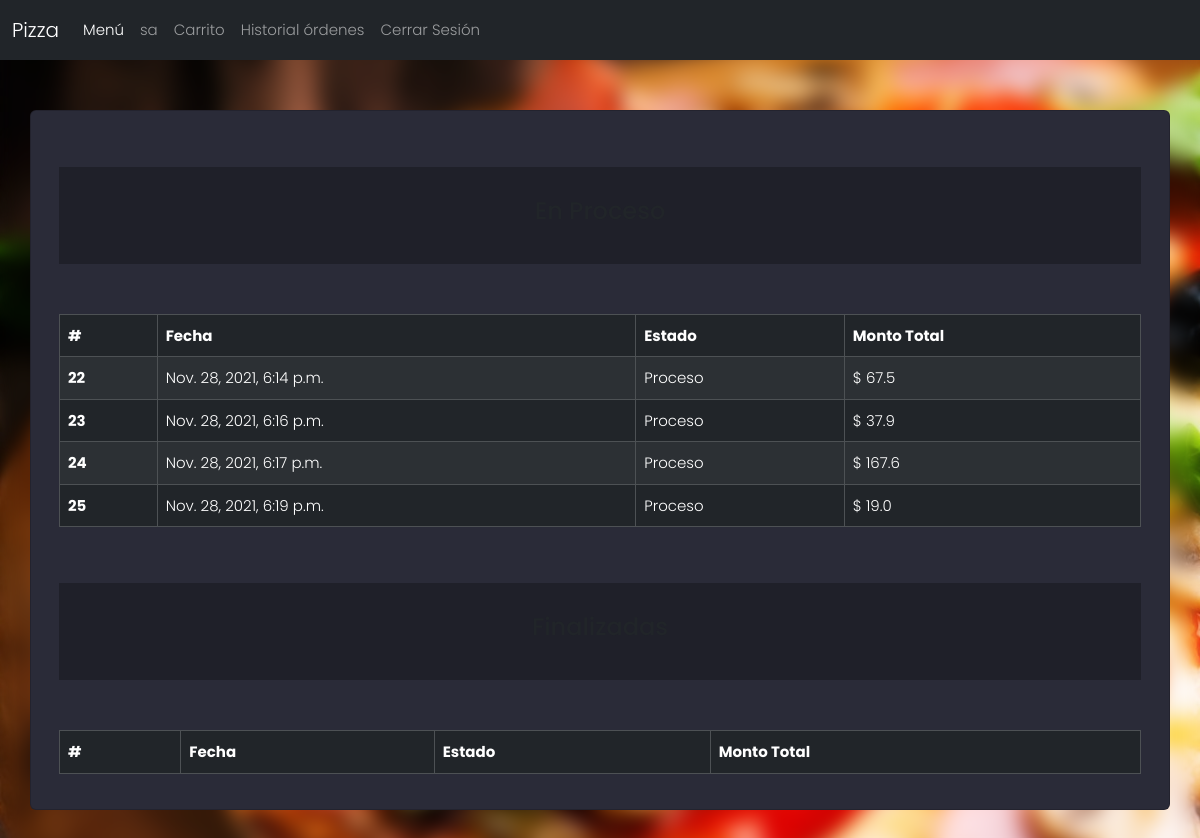
/history/ (signed in), run on an earlier commit of the app's database.
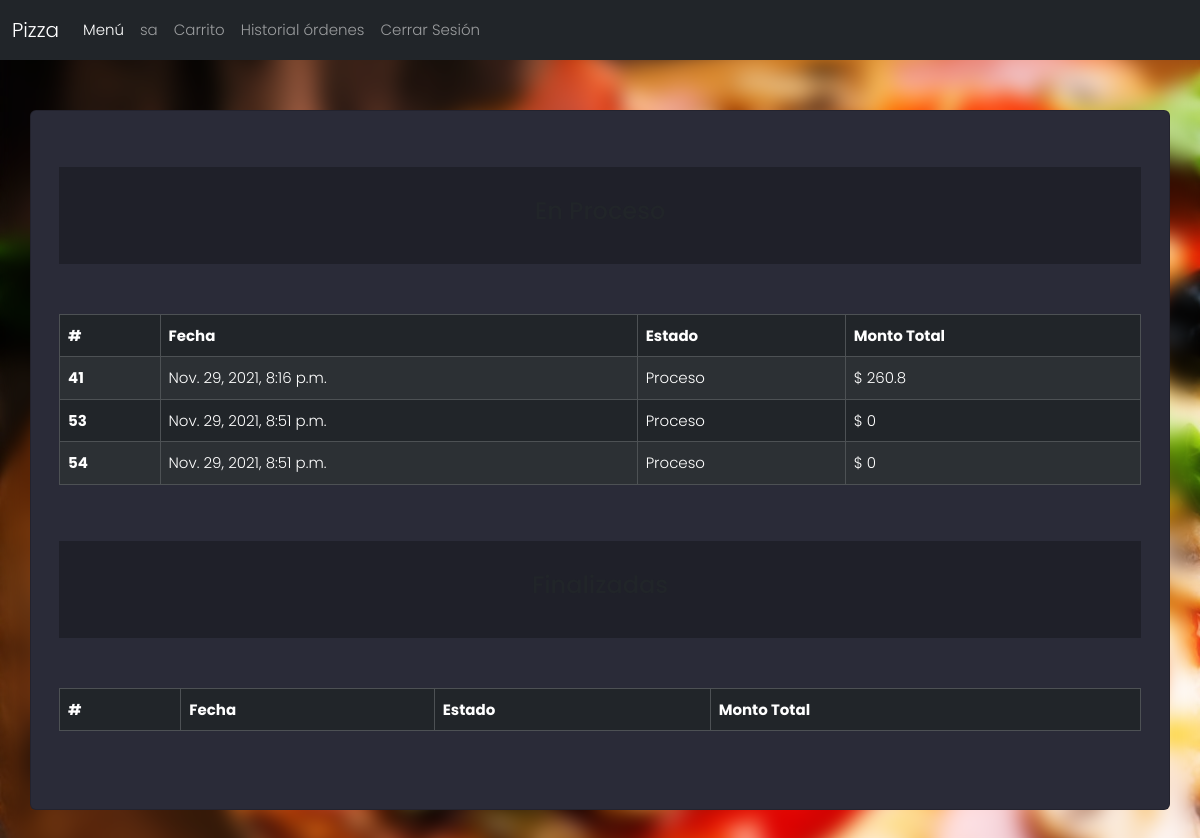
And on a later commit of the database.
### orders/models.py (models this page shows, shortened)
class Orden(models.Model):
    total = models.FloatField(verbose_name="Monto Total Orden")
    fecha = models.DateTimeField(verbose_name="Fecha", default=datetime.now())
    idUSuario = models.ForeignKey(User, on_delete=models.SET_NULL, null=True, blank=True)
    estado = models.ForeignKey(Estado,  on_delete=models.SET_NULL, null=True, blank=True)

class Estado(models.Model):
    nombreEstado = models.CharField(verbose_name="Nombre Estado", max_length=25)

### orders/views.py (the view)
# urls.py: path('history/', views.history, name='history'),
def history(request):
    context = {
        'Proceso': Orden.objects.filter(idUSuario=request.user.id, estado=Estado.objects.get(id=2)),
        'Finalizadas': Orden.objects.filter(idUSuario=request.user.id, estado=Estado.objects.get(id=3))
    }
    return render(request, 'orders/history.html', context)

### orders/Templates/orders/history.html (shortened to what this page needs)
{% extends 'base.html' %}
{% load django_bootstrap5 %}
{% load static %}
{% block head_css %}
    <link rel="stylesheet" href="{% static 'main.css' %}">
{% endblock %}
{% block main %}
<div class="section">
    <div class="container">
        <div class="row full-height justify-content-center">
            <div class="card" style="margin-top: 50px; margin-bottom: 50px;">
                <div class="card-body">
                    <div class="card-inner" style="margin-top: 40px; padding: 30px;">
                      <div class="row">
                        <h4 class="text-center">En Proceso</h4>
                      </div>
                    </div>
                    <div class="row" style="margin-top: 50px;">
                      <div class="table-responsive">
                        <table class="table table-dark table-striped table-hover table-bordered ">
                          <thead>
                            <tr>
                                <th scope="col">#</th>
                                <th scope="col">Fecha</th>
                                <th scope="col">Estado</th>
                                <th scope="col">Monto Total</th>
                            </tr>
                          </thead>
                          <tbody>
                            {% for item in Proceso %}
                            <tr>
                              <th scope="row">{{item.id}}</th>
                              <td>{{item.fecha}}</td>
                              <td>{{item.estado.nombreEstado}}</td>
                              <td>$ {{item.total|floatformat }}</td>
                            </tr>
                            {% endfor %}
                          </tbody>
                        </table>
                      </div>
                    </div>
                    <div class="card-inner" style="margin-top: 40px; padding: 30px;">
                        <div class="row">
                          <h4 class="text-center">Finalizadas</h4>
                        </div>
                      </div>
                      <div class="row" style="margin-top: 50px;">
                        <div class="table-responsive">
                          <table class="table table-dark table-striped table-hover table-bordered ">
                            <thead>
                              <tr>
                                <th scope="col">#</th>
                                <th scope="col">Fecha</th>
                                <th scope="col">Estado</th>
                                <th scope="col">Monto Total</th>
                              </tr>
                            </thead>
                          </table>
                        </div>
                      </div>
                </div>
            </div>
        </div>
    </div>
</div>
{% endblock %}

### Templates/base.html (shortened to what this page needs)
{% load django_bootstrap5 %}
<!DOCTYPE html>
<html lang="es">
<head>
    <link rel="stylesheet" href="https://unicons.iconscout.com/release/v2.1.9/css/unicons.css">
    {% bootstrap_css %}
    {% block head_css %}
    {% endblock %}
</head>
<body>
    <nav class="navbar navbar-expand-lg navbar-dark bg-dark">
        <div class="container-fluid">
          <a class="navbar-brand" href="#">Pizza</a>
          <div class="collapse navbar-collapse" id="navbarSupportedContent">
            <ul class="navbar-nav me-auto mb-2 mb-lg-0">
              <li class="nav-item">
                <a class="nav-link active" aria-current="page" href="/">Menú</a>
              </li>
              {% if user.is_authenticated%}
              <li class="nav-item">
                <a class="nav-link">{{ user.username }}</a>
              </li>
              <li class="nav-item">
                <a class="nav-link" href="{% url 'profile' %}">Carrito</a>
              </li>
              <li class="nav-item">
                <a class="nav-link" href="{% url 'history' %}">Historial órdenes</a>
              </li>
              <li class="nav-item">
                <a class="nav-link" href="{% url 'logout' %}">Cerrar Sesión</a>
              </li>
              {% endif %}
            </ul>
          </div>
        </div>
      </nav>
    {% block main %}
    {% endblock %}
</body>
</html>

### static/main.css (style rules this page uses)
body { font-family: 'Poppins', sans-serif; font-weight: 300; font-size: 15px; line-height: 1.7; color: #fff; background: none; background-image: url(./img/bg.jpg); -webkit-backdrop-filter: blur(10px); backdrop-filter: blur(10px); overflow-x: hidden; }
.section { position: relative; width: 100%; display: block; }
.full-height { min-height: 100vh; }
.card { background-color: #2a2b38 !important; }
.card-inner { background-color: #1f2029 !important; }

What changed in the data, as far as the page shows it:
removed Orden: id "22", fecha "Nov. 28, 2021, 6:14 p.m.", estado.nombreEstado "Proceso", total "67.5"
removed Orden: id "23", fecha "Nov. 28, 2021, 6:16 p.m.", estado.nombreEstado "Proceso", total "37.9"
removed Orden: id "24", fecha "Nov. 28, 2021, 6:17 p.m.", estado.nombreEstado "Proceso", total "167.6"
removed Orden: id "25", fecha "Nov. 28, 2021, 6:19 p.m.", estado.nombreEstado "Proceso", total "19.0"
added Orden: id "41", fecha "Nov. 29, 2021, 8:16 p.m.", estado.nombreEstado "Proceso", total "260.8"
added Orden: id "53", fecha "Nov. 29, 2021, 8:51 p.m.", estado.nombreEstado "Proceso", total "0"
added Orden: id "54", fecha "Nov. 29, 2021, 8:51 p.m.", estado.nombreEstado "Proceso", total "0"
